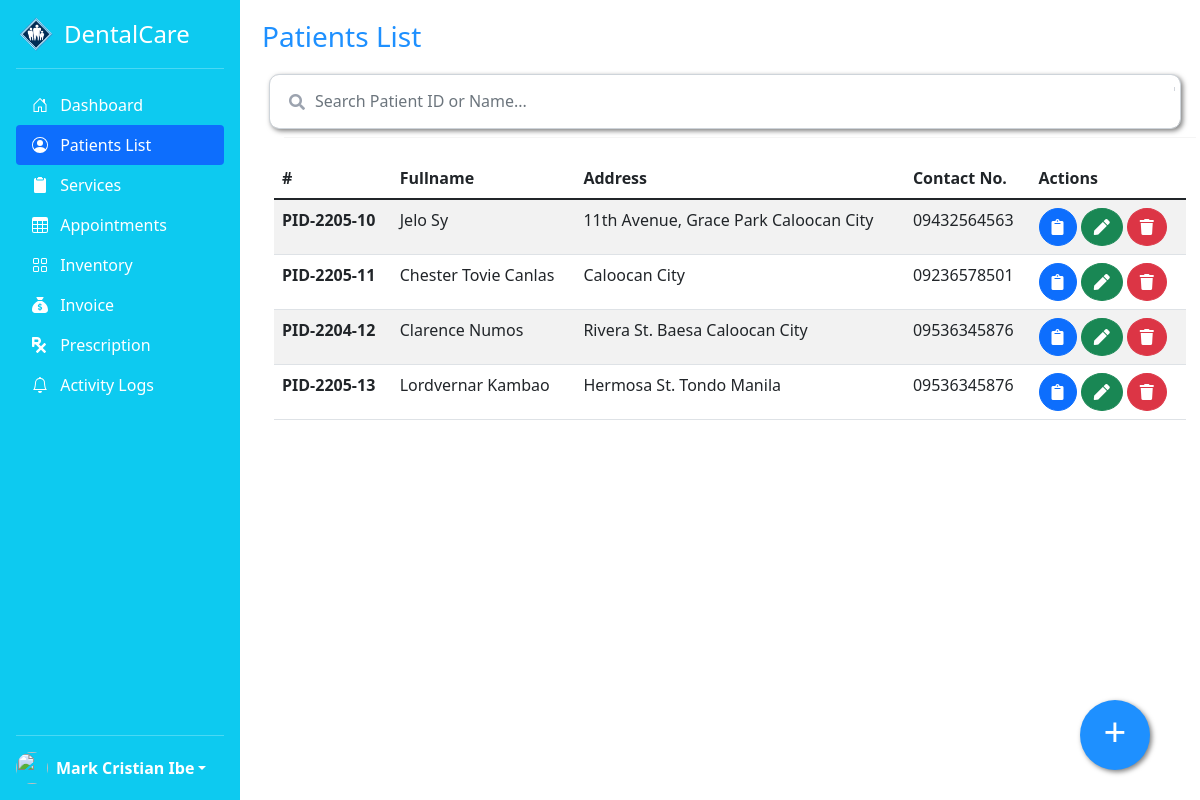
/admin/homepage.php?page=patients (signed in), run on an earlier commit of the app's database.
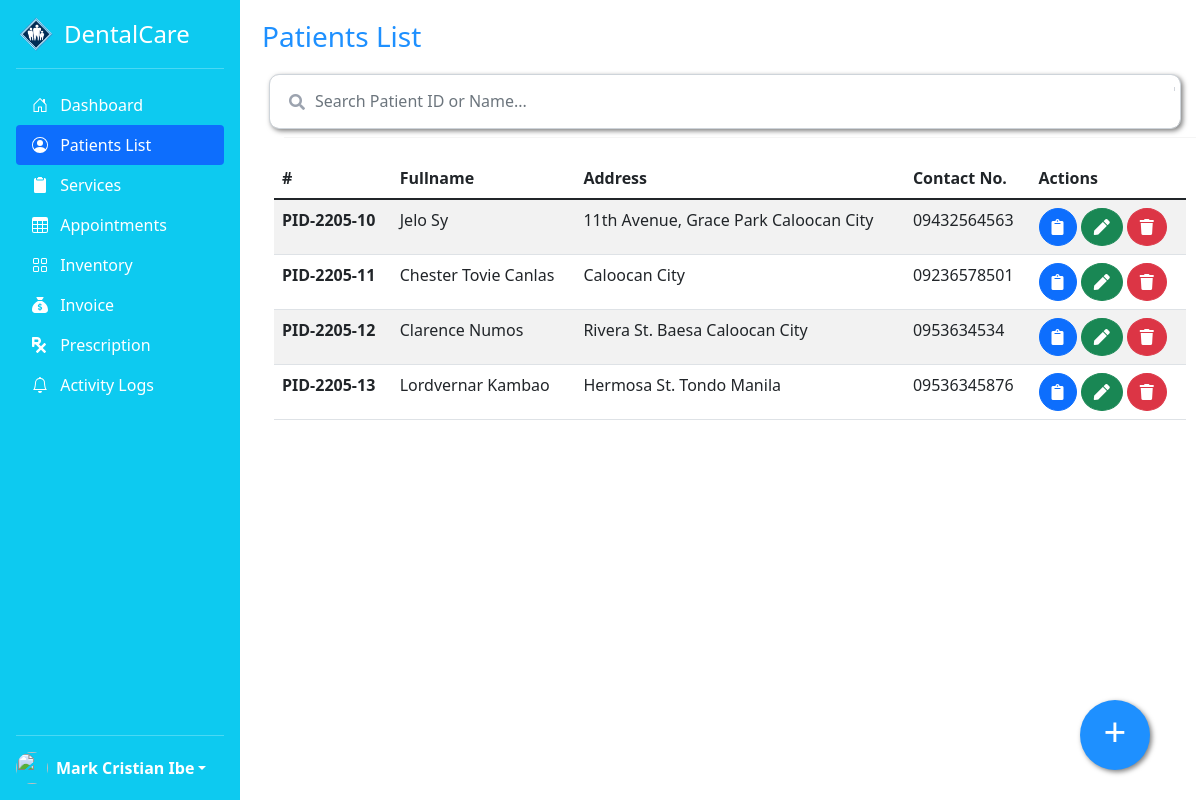
And on a later commit of the database.
### tables this page shows
CREATE TABLE `tbl_patientinfo` (
  `Patient_ID` int(11) NOT NULL,
  `Lastname` varchar(50) DEFAULT NULL,
  `Firstname` varchar(50) DEFAULT NULL,
  `Address` varchar(50) DEFAULT NULL,
  `Email` varchar(150) NOT NULL,
  `Contact` varchar(50) DEFAULT NULL,
  `Birthdate` varchar(50) DEFAULT NULL,
  `Occupation` varchar(50) DEFAULT NULL,
  `Civil_Status` varchar(50) DEFAULT NULL,
  `Sex` varchar(50) DEFAULT NULL,
  `OTP` text DEFAULT NULL,
  `Picture` longblob DEFAULT NULL,
  `Date_Registered` timestamp NOT NULL DEFAULT current_timestamp() ON UPDATE current_timestamp()
);

### templates/patients/index.php (the view, shortened to what this page needs)
<?php
    include("../server/db_connection.php");
    $sql = "select * from tbl_patientinfo";
    $result = mysqli_query($conn, $sql);
?>
<div class="container">
    <h3 style="color: dodgerblue">Patients List</h3>
    <div class="container">
      <div class="form"> <i class="fa fa-search"></i> <input type="text" id="txt-search-patient" class="form-control form-input" placeholder="Search Patient ID or Name..."  autocomplete="off"> <span class="left-pan"></span> </div>
      <hr class="dropdown-divider">
    </div>
    <button id="addBtn" class="btn floating-btn" data-bs-toggle="modal" data-bs-target="#add-patient-modal" onmouseover="btn_onHover()" onmouseleave="btn_onLeave()"><h1 id="addBtn-txt">+</h1></button>
    <div id="data" class="container-fluid">
        <table id="tbl-patients" class="table table-striped table-fixed">
            <thead>
                <tr>
                <th scope="col">#</th>
                <th scope="col">Fullname</th>
                <th scope="col">Address</th>
                <th scope="col">Contact No.</th>
                <th scope="col">Actions</th>
                </tr>
            </thead>
            <tbody id="table_data">
                <?php
                if(mysqli_num_rows($result) > 0)
                {
                    while ($patient = mysqli_fetch_array($result))
                    {
                        $rawDate = date_create($patient["Date_Registered"]);
                        $dateRegistered = date_format($rawDate, "ym");
                        $pid = "PID-" . $dateRegistered . "-" . $patient["Patient_ID"];
                        ?>
                        <tr>
                        <th scope='row'><?php echo $pid; ?></th>
                        <td><?php echo $patient["Firstname"] . " " . $patient["Lastname"]; ?></td>
                        <td><?php echo $patient["Address"]; ?></td>
                        <td><?php echo $patient["Contact"]; ?></td>
                        <td>
                            <a href='homepage.php?page=patient-record&id=<?php echo $patient["Patient_ID"]; ?>' class='circle btn btn-primary'><i class="fa fa-clipboard"></i></a>
                            <a href='homepage.php?page=patient-info&id=<?php echo $patient["Patient_ID"]; ?>' class='circle btn btn-success'><i class="fa fa-pen"></i></a>
                            <a href='#' class='circle btn btn-danger' data-bs-toggle='modal' data-bs-target='#delete-patient-msgBox' onclick='showDialog(<?php echo $patient["Patient_ID"]; ?>, "<?php echo $patient["Firstname"] . " " . $patient["Lastname"]; ?>")'><i class="fa fa-trash"></i></a>
                        </td>
                        </tr>
                        <?php
                    }
                }
                else
                {
                    echo "<tr>
                    <th colspan='5'>No Results Found...</th>
                    </tr>";
                }
                ?>
            </tbody>
        </table>
    </div>
</div>

What changed in the data, as far as the page shows it:
changed tbl_patientinfo "Clarence": pid "PID-2204-12" → "PID-2205-12"; Contact "09536345876" → "0953634534"
